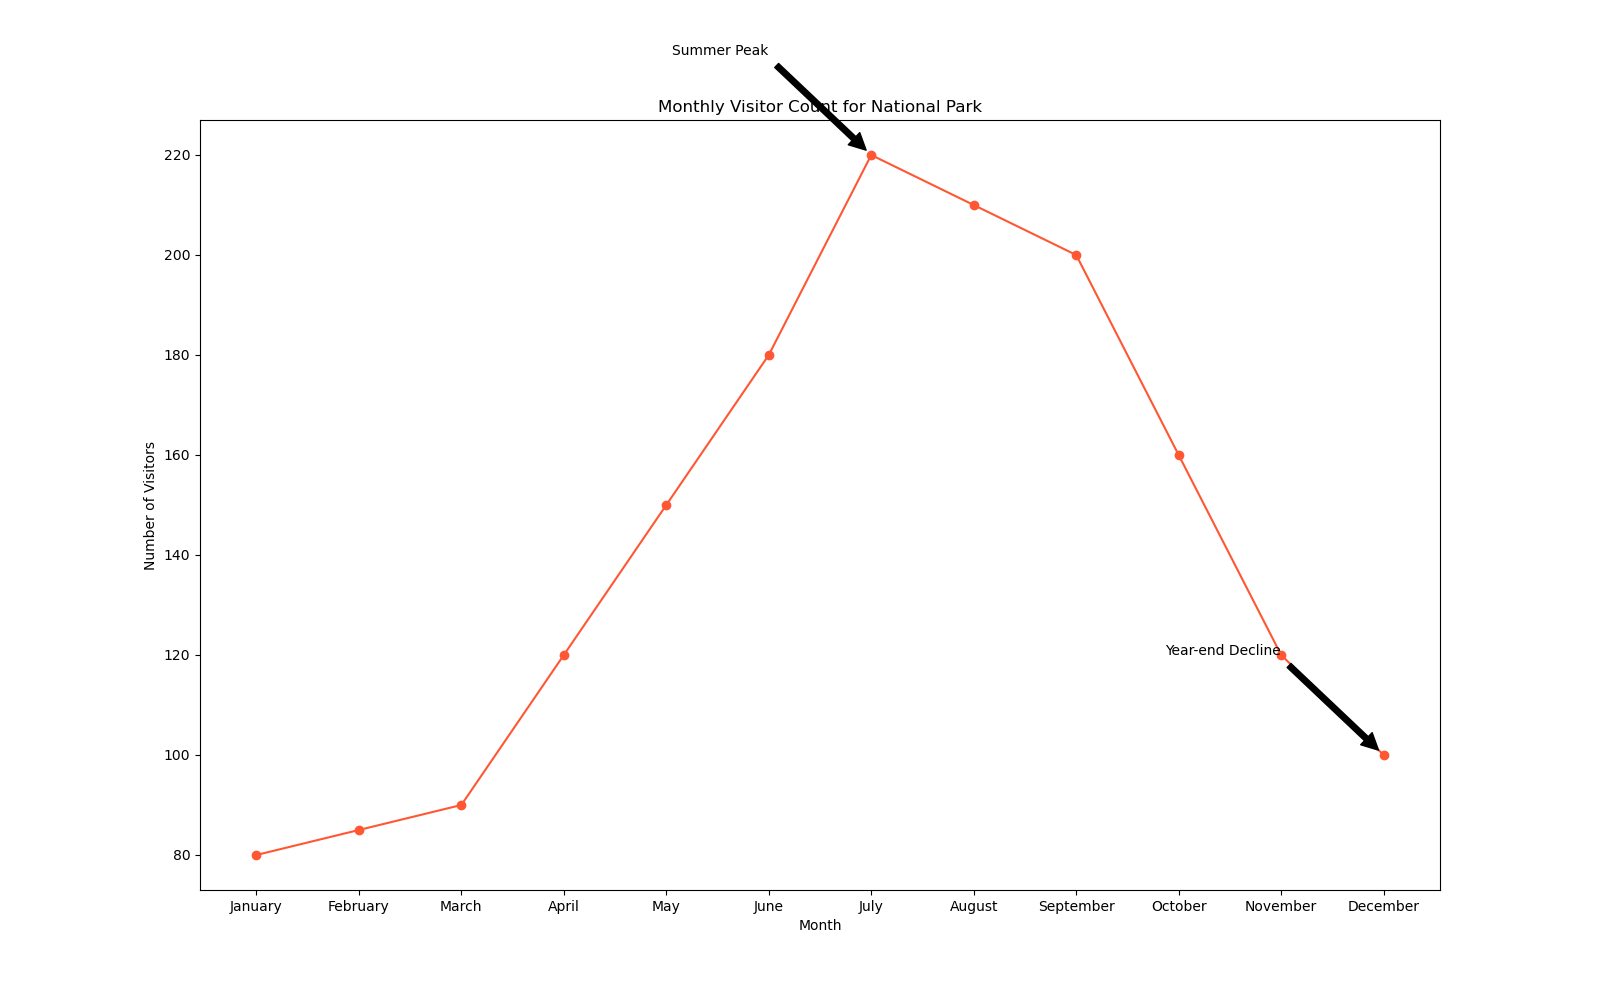

The Python source for this figure:

import matplotlib.pyplot as plt

# Data
months = ["January", "February", "March", "April", "May", "June", "July", "August", "September", "October", "November", "December"]
visitors = [80, 85, 90, 120, 150, 180, 220, 210, 200, 160, 120, 100]

plt.figure(figsize=(16, 10))

# Plotting the line chart
plt.plot(months, visitors, color="#FF5733", marker='o')

# Adding annotations for specific points
plt.annotate('Summer Peak', xy=('July', 220), xytext=('June', 240),
             arrowprops=dict(facecolor='black', shrink=0.05),
             horizontalalignment='right')
plt.annotate('Year-end Decline', xy=('December', 100), xytext=('November', 120),
             arrowprops=dict(facecolor='black', shrink=0.05),
             horizontalalignment='right')

# Title and labels
plt.title('Monthly Visitor Count for National Park')
plt.xlabel('Month')
plt.ylabel('Number of Visitors')

# Show the chart
plt.show()
